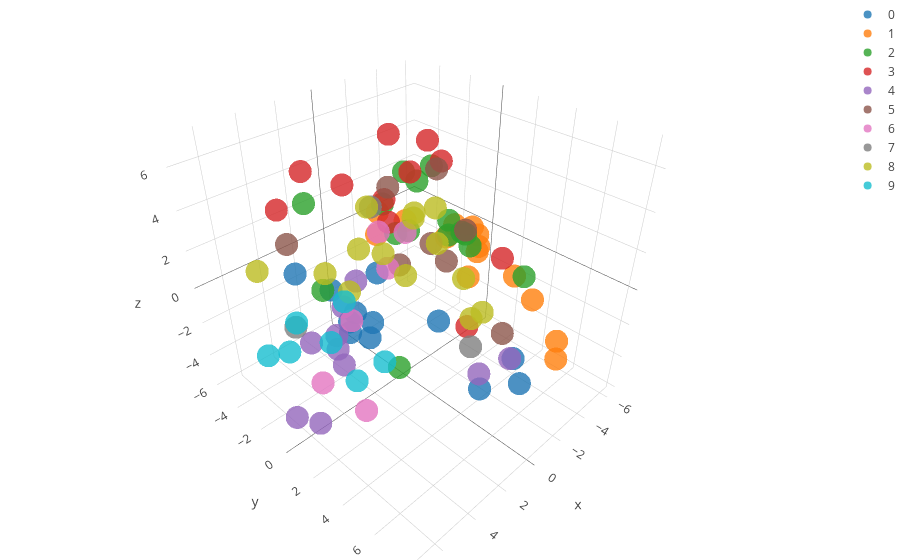

Notebook source saved alongside this figure:
### Code cell
#### Let's plot the first 3 coordinates nonetheless.
####

coords_test= {z:[x for x in range(len(scores_labels)) if scores_labels[x] == z] for z in list(set(scores_labels))}

fig_data= [go.Scatter3d(
        x = features[coords_test[i],0],
        y = features[coords_test[i],1],
        z = features[coords_test[i],2],
        type='scatter3d',
        mode= "markers",
        name= i,
        marker= {
        'color': i,
        'line': {'width': 0},
        'size': 8,
        'symbol': 'circle',
      "opacity": .8
      }
    ) for i in coords_test.keys()]


layout = go.Layout(
    margin=dict(
        l=0,
        r=0,
        b=0,
        t=0
    )
)

fig = go.Figure(data=fig_data, layout=layout)
iplot(fig)

### Figure 1 — Plotly figure (JSON) as saved in the notebook; plotly's stock layout.template omitted (floating-point values rounded to 4 significant figures)
{"data": [{"marker": {"color": 0, "line": {"width": 0}, "opacity": 0.8, "size": 8, "symbol": "circle"}, "mode": "markers", "name": 0, "type": "scatter3d", "x": [2.325, 1.383, 3.889, 0.3133, 5.406, 7.022, 5.77, 6.791, 3.189, 5.691, 2.367, 6.221], "y": [0.8995, 8.014, 2.3, 6.865, 2.734, 5.824, -0.0515, 3.627, 7.473, 3.483, 4.544, 3.789], "z": [1.643, -0.6109, 0.6276, -0.7128, 1.77, 3.784, 2.804, 4.448, -0.01792, 2.783, 1.109, 2.34]}, {"marker": {"color": 1, "line": {"width": 0}, "opacity": 0.8, "size": 8, "symbol": "circle"}, "mode": "markers", "name": 1, "type": "scatter3d", "x": [-5.916, -5.484, -4.594, -3.774, -4.881, -5.941, -5.306, -5.933, -6.195, -5.485, -6.01, -5.786, -2.704, -2.438], "y": [-0.3842, 5.413, 0.18, -3.677, 5.868, -0.3212, -2.071, 3.413, 1.976, -1.671, -0.8835, -0.31, -4.663, -4.492], "z": [-1.635, -4.138, -2.346, -0.196, -4.664, -1.285, -1.187, -2.843, -2.202, -0.3215, -0.3546, -0.4914, 0.3543, -0.8399]}, {"marker": {"color": 2, "line": {"width": 0}, "opacity": 0.8, "size": 8, "symbol": "circle"}, "mode": "markers", "name": 2, "type": "scatter3d", "x": [-2.497, 4.806, 2.891, -2.975, -0.8286, 2.032, -2.821, -1.217, -2.199, -1.249, -2.214, -2.337, -2.313, -1.08, -0.654], "y": [-1.529, 0.3414, 2.773, 0.1408, 2.071, -4.427, -3.411, 2.7, -3.691, -0.8412, 5.254, -2.261, -0.4223, 3.105, 2.972], "z": [3.366, 1.717, -2.187, 1.723, 2.664, 2.793, -0.4687, 2.818, 1.416, 1.466, 1.352, 3.652, 4.594, 2.461, 3.27]}, {"marker": {"color": 3, "line": {"width": 0}, "opacity": 0.8, "size": 8, "symbol": "circle"}, "mode": "markers", "name": 3, "type": "scatter3d", "x": [-2.932, 1.8, -1.568, 1.399, -2.317, 4.029, -0.9001, -1.449, 0.3406, 0.1246, -1.739], "y": [3.5, -4.744, -2.858, 0.6874, 0.175, -3.602, -0.3664, 0.1492, -0.3461, -3.901, 2.635], "z": [1.144, 4.236, 2.227, 3.652, 5.023, 3.571, 4.802, 6.265, 6.924, 3.255, -2.632]}, {"marker": {"color": 4, "line": {"width": 0}, "opacity": 0.8, "size": 8, "symbol": "circle"}, "mode": "markers", "name": 4, "type": "scatter3d", "x": [5.97, 5.509, -2.212, 2.886, 0.7025, -0.2859, 2.092, 3.094, -3.388, 1.942], "y": [-1.094, 0.1297, 3.197, -3.811, -3.779, -3.822, -2.663, -0.9006, 4.157, -2.856], "z": [-5.898, -5.715, -5.666, -4.772, -3.606, -2.459, -4.06, -4.281, -4.774, -5.192]}, {"marker": {"color": 5, "line": {"width": 0}, "opacity": 0.8, "size": 8, "symbol": "circle"}, "mode": "markers", "name": 5, "type": "scatter3d", "x": [-1.145, -2.033, 3.414, -2.073, 0.3082, -2.504, -3.548, -1.549], "y": [1.713, -3.069, -4.116, 0.1324, 0.1548, 1.611, 3.445, 0.3594], "z": [0.9911, 2.65, 1.317, 4.717, 0.7388, 2.006, -3.652, 1.151]}, {"marker": {"color": 6, "line": {"width": 0}, "opacity": 0.8, "size": 8, "symbol": "circle"}, "mode": "markers", "name": 6, "type": "scatter3d", "x": [0.01013, 5.495, -2.535, 3.628, 5.422, 2.021], "y": [-1.562, 0.655, -2.406, 0.6017, 3.451, 1.244], "z": [1.618, -2.775, 0.1502, -0.3884, -2.486, 1.902]}, {"marker": {"color": 7, "line": {"width": 0}, "opacity": 0.8, "size": 8, "symbol": "circle"}, "mode": "markers", "name": 7, "type": "scatter3d", "x": [-0.5923, -0.4652, 2.988], "y": [3.864, -2.605, -4.93], "z": [-2.459, 2.351, -4.318]}, {"marker": {"color": 8, "line": {"width": 0}, "opacity": 0.8, "size": 8, "symbol": "circle"}, "mode": "markers", "name": 8, "type": "scatter3d", "x": [-3.689, -2.916, -0.5615, -0.7331, 2.333, 4.108, -1.735, -3.191, 4.432, -1.452, -2.935, -2.701, 0.7869, -0.8331], "y": [-1.419, 1.292, -1.914, -3.199, -2.838, 1.193, -0.9448, -0.774, -5.378, 3.724, 1.89, -1.988, -2.134, -0.6387], "z": [1.499, -1.06, -0.009233, 2.009, -0.2227, 1.711, 2.188, -0.082, -0.3098, -1.007, -3.24, 1.09, 0.7681, -0.8142]}, {"marker": {"color": 9, "line": {"width": 0}, "opacity": 0.8, "size": 8, "symbol": "circle"}, "mode": "markers", "name": 9, "type": "scatter3d", "x": [6.55, 3.37, 2.349, 0.1372, 3.117, 2.013, 4.35], "y": [-1.791, -4.2, -2.844, -4.382, 0.04131, 0.8343, -3.611], "z": [-2.075, -3.399, -4.486, -3.882, -4.678, -3.657, -4.355]}], "layout": {"margin": {"b": 0, "l": 0, "r": 0, "t": 0}}}
